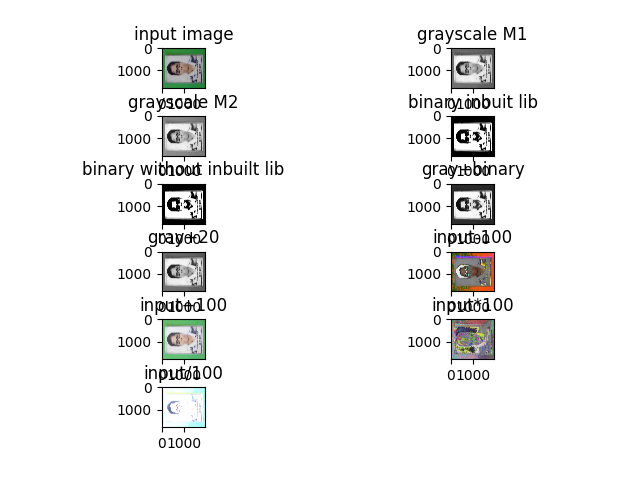

Python code for this plot:
from matplotlib.image import imread
import matplotlib.pyplot as plt
import numpy as np
import cv2
from PIL import Image
from numpy import asarray

input_image=imread("apeksha.jpg")                                        #reading image


r, g, b=input_image[: ,:,0 ],input_image[: ,: ,1], input_image[:,:,2]    #separating layers

r_const,g_const,b_const=0.33,0.33,0.33                                   #1/3 =0.33

grayscale_image=r_const * r  + g_const * g +b_const *b                   #on adding together overflow happens when>255

#task 1 Grayscale_image
#(R+G+B)/3
#--------------------------------------------------------------------------------
g_i=0.3 * r + 0.59 * g + 0.11 * b                                       #M2 using constants
#converting into grayscale (M2)

#--------------------------------------------------------------------------------
#using opencv converting rgb to binary                                 #Converting to binary using inbuilt lubb
img=cv2.imread('apeksha.jpg',2)
ret , binary_image=cv2.threshold(img,128,255,cv2.THRESH_BINARY)

#--------------------------------------------------------------------------------
#without inbuilt Library
imgg = Image.open("apeksha.jpg")                          #read image
gray = imgg.convert('L')                                  #conversion to gray scale
bin_imgg = gray.point(lambda x: 0 if x<128 else 255, '1') #conversion to binary using threshold

#--------------------------------------------------------------------------------
task_3= grayscale_image+ binary_image
# grayscale_image + binary_image        I1+I2

#-------------------------------------------------------------------------------
task_4= grayscale_image+ 20
# grayscale_image + 20                  I1+20

#Arithmetic Operations

task_5=input_image -50
task_6=input_image +50
task_7=input_image *10
task_8=input_image /50


images=[input_image,grayscale_image,g_i,binary_image,bin_imgg,task_3,task_4,task_5,task_6,task_7,task_8]
heads=['input image','grayscale M1','grayscale M2','binary inbuit lib','binary without inbuilt lib','gray+binary','gray+20','input-100','input+100','input*100','input/100']

for i in range(11):
      plt.subplot(6,2,i+1),
      plt.imshow(images[i],'gray')
      plt.title(heads[i])

plt.subplots_adjust(top=0.9,
                    wspace=0.4,
                    hspace=0.7)

plt.show()
